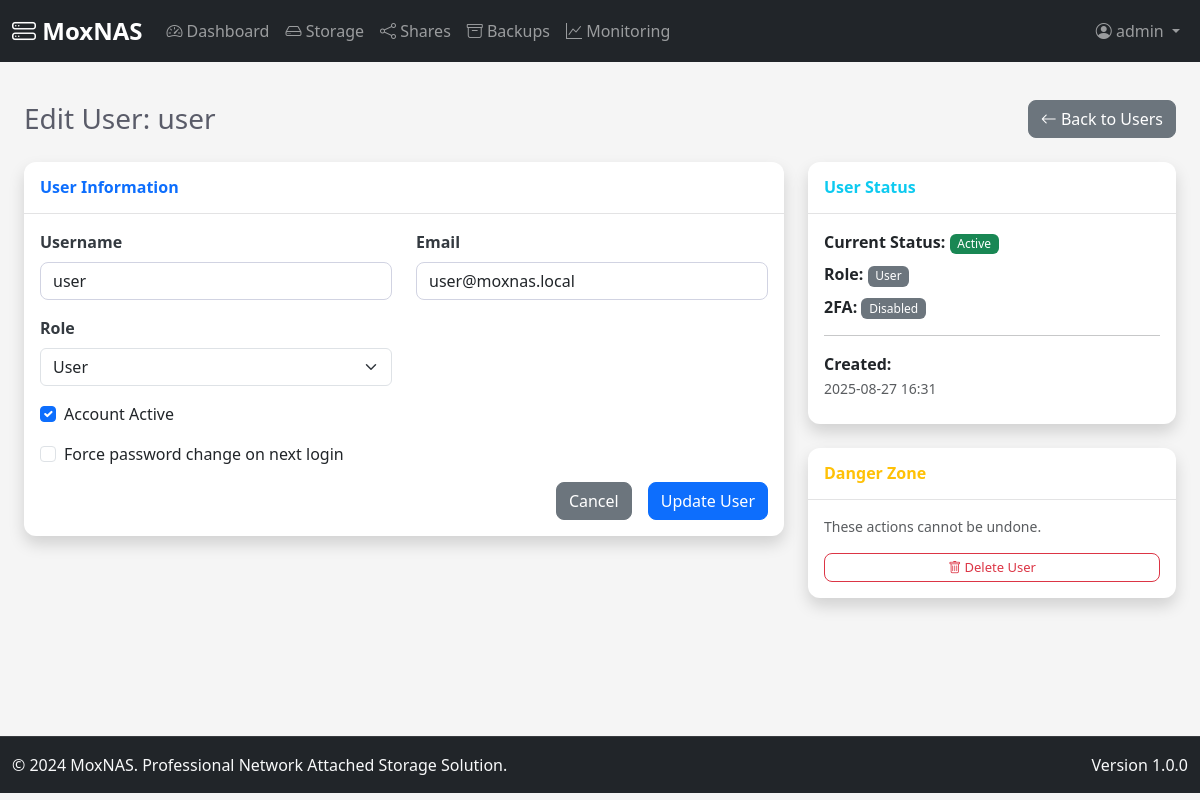
Screenshot of /auth/users/2/edit (signed in) with the database file from the repository.
### app/models.py (models this page shows, shortened)
class User(UserMixin, db.Model):
    __tablename__ = 'users'
    id = db.Column(db.Integer, primary_key=True)
    username = db.Column(db.String(64), unique=True, nullable=False, index=True)
    email = db.Column(db.String(120), unique=True, nullable=False, index=True)
    password_hash = db.Column(db.String(255), nullable=False)
    role = db.Column(db.Enum(UserRole), nullable=False, default=UserRole.USER)
    first_name = db.Column(db.String(64))
    last_name = db.Column(db.String(64))
    failed_login_attempts = db.Column(db.Integer, default=0)
    locked_until = db.Column(db.DateTime)
    last_login = db.Column(db.DateTime)
    last_password_change = db.Column(db.DateTime, default=datetime.utcnow)
    force_password_change = db.Column(db.Boolean, default=False)
    totp_secret = db.Column(db.String(32))
    totp_enabled = db.Column(db.Boolean, default=False)
    backup_codes = db.Column(db.Text)  # JSON stored backup codes
    created_at = db.Column(db.DateTime, default=datetime.utcnow)
    created_by_id = db.Column(db.Integer, db.ForeignKey('users.id'))
    updated_at = db.Column(db.DateTime, default=datetime.utcnow, onupdate=datetime.utcnow)
    is_active = db.Column(db.Boolean, default=True)
    created_by = db.relationship('User', remote_side=[id], backref='created_users')
    shares = db.relationship('Share', backref='owner', lazy='dynamic', foreign_keys='Share.owner_id')
    backup_jobs = db.relationship('BackupJob', backref='created_by_user', lazy='dynamic')
    def is_locked(self):
        if self.locked_until and datetime.utcnow() < self.locked_until:
            return True
        if self.locked_until and datetime.utcnow() >= self.locked_until:
            self.locked_until = None
            self.failed_login_attempts = 0
            db.session.commit()
        return False
    def is_admin(self):
        return self.role == UserRole.ADMIN

### app/auth/routes.py (the view, shortened to what this page needs)
@bp.route('/users/<int:id>/edit', methods=['GET', 'POST'])
@login_required
def edit_user(id):
    if not current_user.is_admin():
        flash('Access denied. Administrator privileges required.', 'danger')
        return redirect(url_for('main.dashboard'))
    user = User.query.get_or_404(id)
    form = UserEditForm(user)
    if request.method == 'GET':
        form.username.data = user.username
        form.email.data = user.email
        form.role.data = user.role.value
        form.is_active.data = user.is_active
        form.force_password_change.data = user.force_password_change
    return render_template('auth/edit_user.html', form=form, user=user)

### app/auth/forms.py (shortened to what this page needs)
class UserEditForm(FlaskForm):
    username = StringField('Username', validators=[
        DataRequired(),
        Length(min=3, max=64, message='Username must be between 3 and 64 characters long')
    ])
    email = StringField('Email', validators=[DataRequired(), Email()])
    role = SelectField('Role', choices=[('user', 'User'), ('admin', 'Administrator')])
    is_active = BooleanField('Account Active')
    force_password_change = BooleanField('Force password change on next login')
    unlock_account = BooleanField('Unlock account (if locked)')
    submit = SubmitField('Update User')
    def __init__(self, original_user, *args, **kwargs):
        super(UserEditForm, self).__init__(*args, **kwargs)
        self.original_user = original_user

### app/templates/auth/edit_user.html (shortened to what this page needs)
{% extends "base.html" %}
{% block content %}
<div class="container-fluid">
    <div class="d-sm-flex align-items-center justify-content-between mb-4">
        <h1 class="h3 mb-0 text-gray-800">Edit User: {{ user.username }}</h1>
        <a href="{{ url_for('auth.users') }}" class="btn btn-secondary">
            <i class="bi bi-arrow-left"></i> Back to Users
        </a>
    </div>
    <div class="row">
        <div class="col-lg-8">
            <div class="card shadow">
                <div class="card-header py-3">
                    <h6 class="m-0 font-weight-bold text-primary">User Information</h6>
                </div>
                <div class="card-body">
                    <form method="POST" class="needs-validation" novalidate>
                        <div class="row">
                            <div class="col-md-6">
                                <div class="mb-3">
                                    {{ form.username.label(class="form-label") }}
                                    {{ form.username(class="form-control", required=True) }}
                                </div>
                            </div>
                            <div class="col-md-6">
                                <div class="mb-3">
                                    {{ form.email.label(class="form-label") }}
                                    {{ form.email(class="form-control", required=True) }}
                                </div>
                            </div>
                        </div>
                        <div class="row">
                            <div class="col-md-6">
                                <div class="mb-3">
                                    {{ form.role.label(class="form-label") }}
                                    {{ form.role(class="form-select") }}
                                </div>
                            </div>
                        </div>
                        <div class="mb-3">
                            <div class="form-check">
                                {{ form.is_active(class="form-check-input") }}
                                {{ form.is_active.label(class="form-check-label") }}
                            </div>
                        </div>
                        <div class="mb-3">
                            <div class="form-check">
                                {{ form.force_password_change(class="form-check-input") }}
                                {{ form.force_password_change.label(class="form-check-label") }}
                            </div>
                        </div>
                        <div class="d-grid gap-2 d-md-flex justify-content-md-end">
                            <a href="{{ url_for('auth.users') }}" class="btn btn-secondary me-md-2">Cancel</a>
                            {{ form.submit(class="btn btn-primary") }}
                        </div>
                    </form>
                </div>
            </div>
        </div>
        <div class="col-lg-4">
            <div class="card shadow mb-4">
                <div class="card-header py-3">
                    <h6 class="m-0 font-weight-bold text-info">User Status</h6>
                </div>
                <div class="card-body">
                    <div class="mb-2">
                        <strong>Current Status:</strong>
                        <span class="badge bg-{{ 'success' if user.is_active else 'danger' }}">
                            {{ 'Active' if user.is_active else 'Inactive' }}
                        </span>
                    </div>
                    <div class="mb-2">
                        <strong>Role:</strong>
                        <span class="badge bg-{{ 'primary' if user.role.value == 'admin' else 'secondary' }}">
                            {{ user.role.value.title() }}
                        </span>
                    </div>
                    <div class="mb-2">
                        <strong>2FA:</strong>
                        <span class="badge bg-{{ 'success' if user.totp_enabled else 'secondary' }}">
                            {{ 'Enabled' if user.totp_enabled else 'Disabled' }}
                        </span>
                    </div>
                    <hr>
                    <div class="mb-2">
                        <strong>Created:</strong><br>
                        <small class="text-muted">{{ user.created_at.strftime('%Y-%m-%d %H:%M') if user.created_at else 'Unknown' }}</small>
                    </div>
                </div>
            </div>
            <div class="card shadow">
                <div class="card-header py-3">
                    <h6 class="m-0 font-weight-bold text-warning">Danger Zone</h6>
                </div>
                <div class="card-body">
                    <p class="text-muted small mb-3">
                        These actions cannot be undone.
                    </p>
                    <div class="d-grid gap-2">
                        <button type="button" class="btn btn-outline-danger btn-sm"
                                onclick="deleteUser({{ user.id }}, '{{ user.username }}')">
                            <i class="bi bi-trash"></i> Delete User
                        </button>
                    </div>
                </div>
            </div>
        </div>
    </div>
</div>
{% endblock %}

### app/templates/base.html (shortened to what this page needs)
<!DOCTYPE html>
<html lang="en">
<head>
    <link href="https://cdn.jsdelivr.net/npm/bootstrap@5.3.0/dist/css/bootstrap.min.css" rel="stylesheet">
    <link href="https://cdn.jsdelivr.net/npm/bootstrap-icons@1.10.0/font/bootstrap-icons.css" rel="stylesheet">
    <link href="{{ url_for('static', filename='css/style.css') }}" rel="stylesheet">
</head>
<body>
    <nav class="navbar navbar-expand-lg navbar-dark bg-dark fixed-top">
        <div class="container-fluid">
            <a class="navbar-brand" href="{{ url_for('main.dashboard') }}">
                <i class="bi bi-hdd-stack"></i> MoxNAS
            </a>
            <div class="collapse navbar-collapse" id="navbarNav">
                {% if current_user.is_authenticated %}
                <ul class="navbar-nav me-auto">
                    <li class="nav-item">
                        <a class="nav-link" href="{{ url_for('main.dashboard') }}">
                            <i class="bi bi-speedometer2"></i> Dashboard
                        </a>
                    </li>
                    <li class="nav-item">
                        <a class="nav-link" href="{{ url_for('storage.index') }}">
                            <i class="bi bi-hdd"></i> Storage
                        </a>
                    </li>
                    <li class="nav-item">
                        <a class="nav-link" href="{{ url_for('shares.index') }}">
                            <i class="bi bi-share"></i> Shares
                        </a>
                    </li>
                    <li class="nav-item">
                        <a class="nav-link" href="{{ url_for('backups.index') }}">
                            <i class="bi bi-archive"></i> Backups
                        </a>
                    </li>
                    <li class="nav-item">
                        <a class="nav-link" href="{{ url_for('monitoring.index') }}">
                            <i class="bi bi-graph-up"></i> Monitoring
                        </a>
                    </li>
                </ul>
                <ul class="navbar-nav">
                    <li class="nav-item dropdown">
                        <a class="nav-link dropdown-toggle" href="#" id="userDropdown" role="button" data-bs-toggle="dropdown">
                            <i class="bi bi-person-circle"></i> {{ current_user.username }}
                        </a>
                    </li>
                </ul>
                {% endif %}
            </div>
        </div>
    </nav>
    <main class="main-content">
        <div class="container-fluid py-4">
            {% block content %}{% endblock %}
        </div>
    </main>
    <footer class="footer bg-dark text-light py-3 mt-auto">
        <div class="container-fluid">
            <div class="row">
                <div class="col-md-6">
                    <span>&copy; 2024 MoxNAS. Professional Network Attached Storage Solution.</span>
                </div>
                <div class="col-md-6 text-end">
                    <span>Version 1.0.0</span>
                </div>
            </div>
        </div>
    </footer>
</body>
</html>

### app/static/css/style.css (style rules this page uses)
:root { --moxnas-primary: #007bff; --moxnas-secondary: #6c757d; --moxnas-success: #28a745; --moxnas-warning: #ffc107; --moxnas-danger: #dc3545; --moxnas-info: #17a2b8; --moxnas-dark: #343a40; --moxnas-light: #f8f9fa; }
body { font-family: 'Segoe UI', Tahoma, Geneva, Verdana, sans-serif; background-color: #f5f5f5; padding-top: 76px; }
.navbar-brand { font-weight: bold; font-size: 1.5rem; }
.navbar-nav .nav-link { font-weight: 500; }
.main-content { min-height: calc(100vh - 140px); padding-bottom: 2rem; }
.card { border: 0; border-radius: 0.75rem; box-shadow: 0 0.15rem 1.75rem 0 rgba(33, 40, 50, 0.15); }
.card-header { background-color: transparent; border-bottom: 1px solid rgba(33, 37, 41, 0.125); font-weight: 600; }
.badge { font-size: 0.75em; font-weight: 500; }
.btn { font-weight: 500; border-radius: 0.5rem; }
.btn-sm { font-size: 0.8125rem; }
.form-control { border-radius: 0.5rem; border: 1px solid #d1d3e2; }
.form-label { font-weight: 600; color: var(--moxnas-dark); }
.footer { margin-top: auto; border-top: 1px solid rgba(255, 255, 255, 0.1); }
.text-gray-800 { color: #5a5c69 !important; }
.font-weight-bold { font-weight: 700 !important; }

### rows the page displays
User: username "admin"
User: username "user", email "user@moxnas.local", role "User", is_active "☑", is_active "Active", role.value "User", totp_enabled "Disabled", created_at "2025-08-27 16:31"
